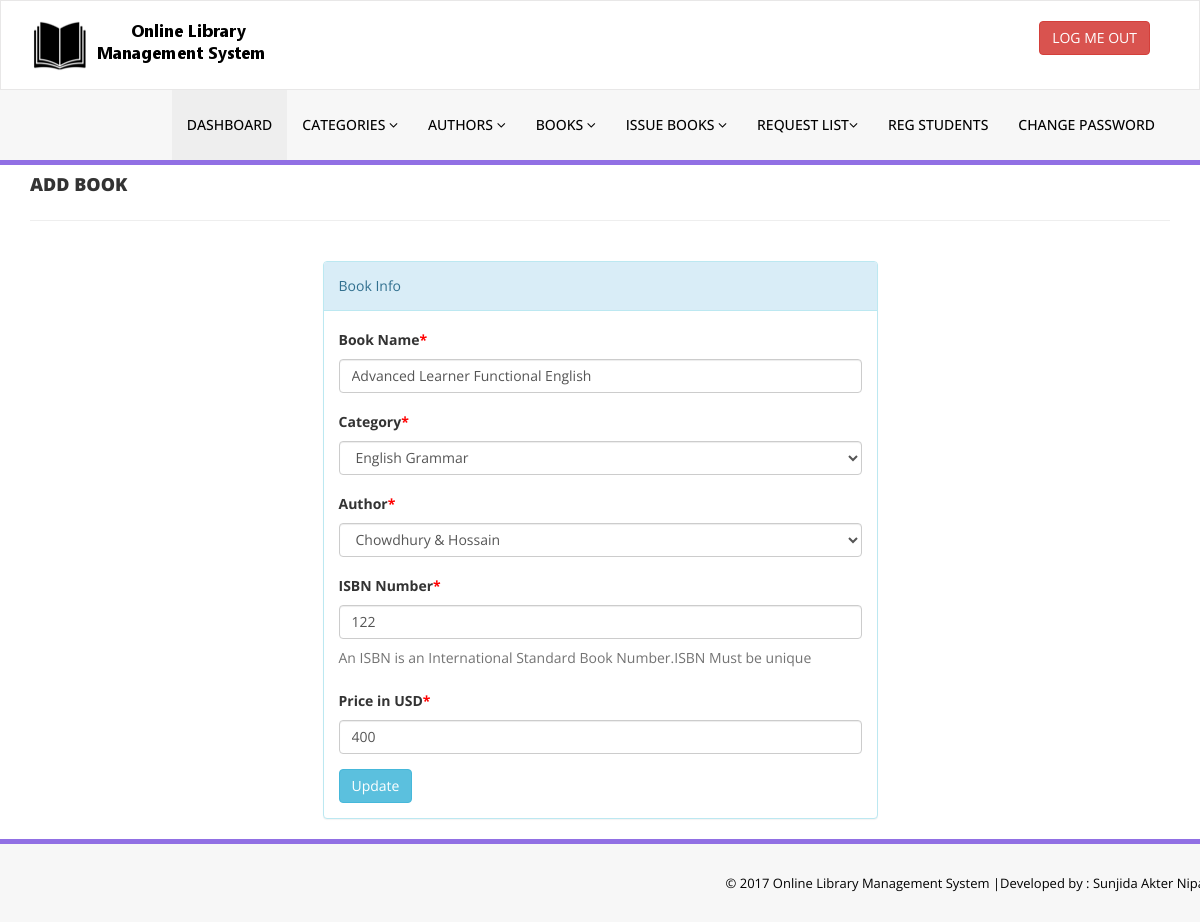
The app's page /admin/edit-book.php?bookid=40 (signed in) with its own data.
### tables this page shows
CREATE TABLE IF NOT EXISTS `tblbooks` (
  `id` int(11) NOT NULL AUTO_INCREMENT,
  `BookName` varchar(255) DEFAULT NULL,
  `CatId` int(11) DEFAULT NULL,
  `AuthorId` int(11) DEFAULT NULL,
  `ISBNNumber` int(11) DEFAULT NULL,
  `BookPrice` int(11) DEFAULT NULL,
  `RegDate` timestamp NULL DEFAULT CURRENT_TIMESTAMP,
  `UpdationDate` timestamp NULL DEFAULT NULL ON UPDATE CURRENT_TIMESTAMP,
  `Status` int(2) DEFAULT '1',
  `image` varchar(255) NOT NULL,
  `ebook` varchar(255) DEFAULT NULL,
  PRIMARY KEY (`id`)
);

CREATE TABLE IF NOT EXISTS `tblcategory` (
  `id` int(11) NOT NULL AUTO_INCREMENT,
  `CategoryName` varchar(150) DEFAULT NULL,
  `Status` int(1) DEFAULT NULL,
  `CreationDate` timestamp NULL DEFAULT CURRENT_TIMESTAMP,
  `UpdationDate` timestamp NOT NULL DEFAULT '0000-00-00 00:00:00' ON UPDATE CURRENT_TIMESTAMP,
  PRIMARY KEY (`id`)
);

CREATE TABLE IF NOT EXISTS `tblauthors` (
  `id` int(11) NOT NULL AUTO_INCREMENT,
  `AuthorName` varchar(159) DEFAULT NULL,
  `creationDate` timestamp NULL DEFAULT CURRENT_TIMESTAMP,
  `UpdationDate` timestamp NULL DEFAULT NULL ON UPDATE CURRENT_TIMESTAMP,
  PRIMARY KEY (`id`)
);

### admin/edit-book.php (the view, shortened to what this page needs)
<?php
include('includes/config.php');
if(strlen($_SESSION['alogin'])==0)
    {
header('location:index.php');
}
else{
?>
<!DOCTYPE html>
<html xmlns="http://www.w3.org/1999/xhtml">
<head>
    <link href="assets/css/bootstrap.css" rel="stylesheet" />
    <link href="assets/css/font-awesome.css" rel="stylesheet" />
    <link href="assets/css/style.css" rel="stylesheet" />
</head>
<body>
<?php include('includes/header.php');?>
    <div class="content-wra
    <div class="content-wrapper">
         <div class="container">
        <div class="row pad-botm">
            <div class="col-md-12">
                <h4 class="header-line">Add Book</h4>
                            </div>
</div>
<div class="row">
<div class="col-md-6 col-sm-6 col-xs-12 col-md-offset-3"">
<div class="panel panel-info">
<div class="panel-heading">
Book Info
</div>
<div class="panel-body">
<form role="form" method="post">
<?php
$bookid=intval($_GET['bookid']);
$sql = "SELECT tblbooks.BookName,tblcategory.CategoryName,tblcategory.id as cid,tblauthors.AuthorName,tblauthors.id as athrid,tblbooks.ISBNNumber,tblbooks.BookPrice,tblbooks.id as bookid from  tblbooks join tblcategory on tblcategory.id=tblbooks.CatId join tblauthors on tblauthors.id=tblbooks.AuthorId where tblbooks.id=:bookid";
$query = $dbh -> prepare($sql);
$query->bindParam(':bookid',$bookid,PDO::PARAM_STR);
$query->execute();
$results=$query->fetchAll(PDO::FETCH_OBJ);
if($query->rowCount() > 0)
{
foreach($results as $result)
{               ?>
<div class="form-group">
<label>Book Name<span style="color:red;">*</span></label>
<input class="form-control" type="text" name="bookname" value="<?php echo htmlentities($result->BookName);?>" required />
</div>
<div class="form-group">
<label> Category<span style="color:red;">*</span></label>
<select class="form-control" name="category" required="required">
<option value="<?php echo htmlentities($result->cid);?>"> <?php echo htmlentities($catname=$result->CategoryName);?></option>
</select>
</div>
<div class="form-group">
<label> Author<span style="color:red;">*</span></label>
<select class="form-control" name="author" required="required">
<option value="<?php echo htmlentities($result->athrid);?>"> <?php echo htmlentities($athrname=$result->AuthorName);?></option>
</select>
</div>
<div class="form-group">
<label>ISBN Number<span style="color:red;">*</span></label>
<input class="form-control" type="text" name="isbn" value="<?php echo htmlentities($result->ISBNNumber);?>"  required="required" />
<p class="help-block">An ISBN is an International Standard Book Number.ISBN Must be unique</p>
</div>
 <div class="form-group">
 <label>Price in USD<span style="color:red;">*</span></label>
 <input class="form-control" type="text" name="price" value="<?php echo htmlentities($result->BookPrice);?>"   required="required" />
 </div>
 <?php }} ?>
<button type="submit" name="update" class="btn btn-info">Update </button>
                                    </form>
                            </div>
                        </div>
                            </div>
        </div>
    </div>
    </div>
  <?php include('includes/footer.php');?>
</body>
</html>
<?php } ?>

### admin/assets/css/style.css (style rules this page uses)
.header-line { font-weight:900; padding-bottom:25px; border-bottom:1px solid #eeeeee; text-transform:uppercase; }
.pad-botm { padding-bottom:30px; }

### records on screen
tblbooks: bookname "Advanced Learner Functional English", category "English Grammar", author "Chowdhury & Hossain", isbn "122", price "400"
